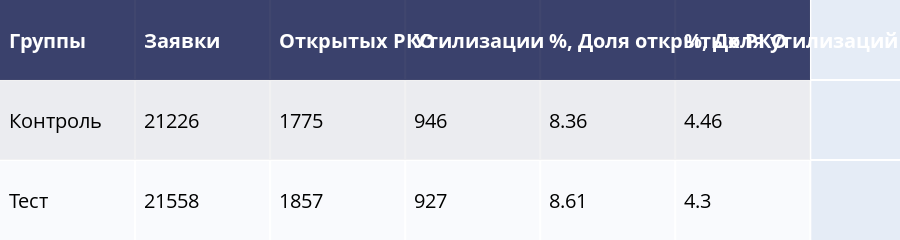
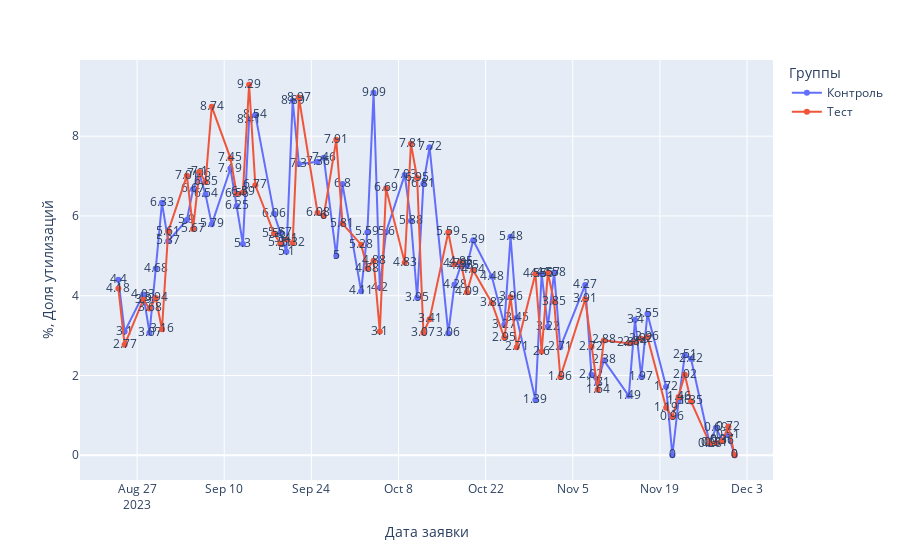
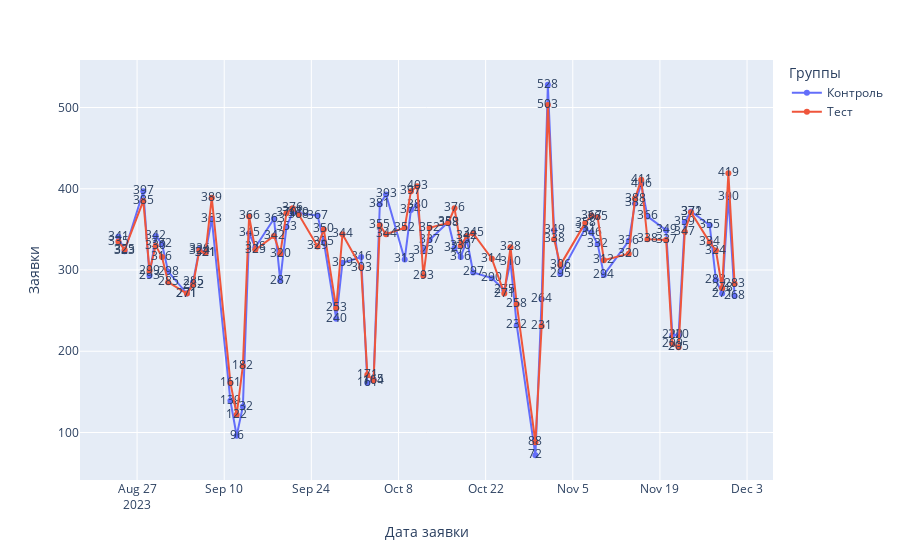

Source (notebook cell) for these figures, in order:
### Markdown cell above
## Собираем данные и отчет для отправки в time

### Code cell
df = tf.gp_to_df("""
SELECT *
FROM usr_wrk.ryunisov_novoregi_test_report
""", gp_service='sme')

df1=df.groupby(['crm_income_dt', 'groups'], as_index=False)['party_rk', 'open_rko_dt', 'utilization_dt'].agg('count')

df1['cr_to_rko'] = df1['open_rko_dt'] / df1['party_rk'] * 100

df1['cr_to_util'] = df1['utilization_dt'] / df1['party_rk'] * 100


df2=df.groupby('groups', as_index=False)['party_rk', 'open_rko_dt', 'utilization_dt'].agg('count')

df2['cr_to_rko'] = df2['open_rko_dt'] / df2['party_rk'] * 100

df2['cr_to_util'] = df2['utilization_dt'] / df2['party_rk'] * 100


for_chart = df1.replace({'test_partners_0_day_push':'Тест', 
                         'test_partners_0_day_control':'Контроль'})

for_chart.rename(columns={
                          'party_rk':'Заявки', 
                          'open_rko_dt':'Открытых РКО', 
                          'utilization_dt':'Утилизации', 
                          'cr_to_rko':'%, Доля открытых РКО',
                          'cr_to_util':'%, Доля утилизаций',
                          'crm_income_dt':'Дата заявки',
                          'groups':'Группы'
                          },
                          inplace=True)

for_table = df2.replace({'test_partners_0_day_push':'Тест', 
                         'test_partners_0_day_control':'Контроль'})

for_table.rename(columns={
                          'party_rk':'Заявки', 
                          'open_rko_dt':'Открытых РКО', 
                          'utilization_dt':'Утилизации', 
                          'cr_to_rko':'%, Доля открытых РКО',
                          'cr_to_util':'%, Доля утилизаций',
                          'groups':'Группы'
                          },
                          inplace=True)

for_table = for_table.round(2)

for_chart = for_chart.round(2)

fig_table = ff.create_table(for_table)

for i in range(len(fig_table.layout.annotations)):
    fig_table.layout.annotations[i].font.size = 20

fig_table.show()

# fig_table.write_image("final_table.png", width=2000, height=700)

fig_line = px.line(for_chart, x='Дата заявки', y='%, Доля утилизаций', color='Группы', text='%, Доля утилизаций')

fig_line.show()

# fig_line.write_image("curve_of_cr.png", width=2000, height=1000)

fig_line_2 = px.line(for_chart, x='Дата заявки', y='Заявки', color='Группы', text='Заявки')

fig_line_2.show()

# fig_line_2.write_image("curve_of_cr_2.png", width=2000, height=1000)

attach = ['final_table.png', 'curve_of_cr.png', 'curve_of_cr_2.png']

now = datetime.datetime.now().strftime("%Y-%m-%d %H:%M:%S")

text = f'Отчет по новому тесту коммуникаций на 0,1 и 7 дни по новорегам @e.podolyako :alarmalarm: \n\nДанные актуальны на: **{now}**'

recipients = ['communication_test_reporting']

# recipients2 = ['iva.antonov']

# tf.send_to_time(recipients2, text, attach)

### Figure 1 — Plotly figure (JSON) as saved in the notebook; plotly's stock layout.template omitted (floating-point values rounded to 4 significant figures)
{"data": [{"colorscale": [[0, "#00083e"], [0.5, "#ededee"], [1, "#ffffff"]], "hoverinfo": "none", "opacity": 0.75, "showscale": false, "type": "heatmap", "z": [[0, 0, 0, 0, 0, 0], [0.5, 0.5, 0.5, 0.5, 0.5, 0.5], [1, 1, 1, 1, 1, 1]]}], "layout": {"annotations": [{"align": "left", "font": {"color": "#ffffff", "size": 20}, "showarrow": false, "text": "<b>Группы</b>", "x": -0.45, "xanchor": "left", "xref": "x", "y": 0, "yref": "y"}, {"align": "left", "font": {"color": "#ffffff", "size": 20}, "showarrow": false, "text": "<b>Заявки</b>", "x": 0.55, "xanchor": "left", "xref": "x", "y": 0, "yref": "y"}, {"align": "left", "font": {"color": "#ffffff", "size": 20}, "showarrow": false, "text": "<b>Открытых РКО</b>", "x": 1.55, "xanchor": "left", "xref": "x", "y": 0, "yref": "y"}, {"align": "left", "font": {"color": "#ffffff", "size": 20}, "showarrow": false, "text": "<b>Утилизации</b>", "x": 2.55, "xanchor": "left", "xref": "x", "y": 0, "yref": "y"}, {"align": "left", "font": {"color": "#ffffff", "size": 20}, "showarrow": false, "text": "<b>%, Доля открытых РКО</b>", "x": 3.55, "xanchor": "left", "xref": "x", "y": 0, "yref": "y"}, {"align": "left", "font": {"color": "#ffffff", "size": 20}, "showarrow": false, "text": "<b>%, Доля утилизаций</b>", "x": 4.55, "xanchor": "left", "xref": "x", "y": 0, "yref": "y"}, {"align": "left", "font": {"color": "#000000", "size": 20}, "showarrow": false, "text": "Контроль", "x": -0.45, "xanchor": "left", "xref": "x", "y": 1, "yref": "y"}, {"align": "left", "font": {"color": "#000000", "size": 20}, "showarrow": false, "text": "21226", "x": 0.55, "xanchor": "left", "xref": "x", "y": 1, "yref": "y"}, {"align": "left", "font": {"color": "#000000", "size": 20}, "showarrow": false, "text": "1775", "x": 1.55, "xanchor": "left", "xref": "x", "y": 1, "yref": "y"}, {"align": "left", "font": {"color": "#000000", "size": 20}, "showarrow": false, "text": "946", "x": 2.55, "xanchor": "left", "xref": "x", "y": 1, "yref": "y"}, {"align": "left", "font": {"color": "#000000", "size": 20}, "showarrow": false, "text": "8.36", "x": 3.55, "xanchor": "left", "xref": "x", "y": 1, "yref": "y"}, {"align": "left", "font": {"color": "#000000", "size": 20}, "showarrow": false, "text": "4.46", "x": 4.55, "xanchor": "left", "xref": "x", "y": 1, "yref": "y"}, {"align": "left", "font": {"color": "#000000", "size": 20}, "showarrow": false, "text": "Тест", "x": -0.45, "xanchor": "left", "xref": "x", "y": 2, "yref": "y"}, {"align": "left", "font": {"color": "#000000", "size": 20}, "showarrow": false, "text": "21558", "x": 0.55, "xanchor": "left", "xref": "x", "y": 2, "yref": "y"}, {"align": "left", "font": {"color": "#000000", "size": 20}, "showarrow": false, "text": "1857", "x": 1.55, "xanchor": "left", "xref": "x", "y": 2, "yref": "y"}, {"align": "left", "font": {"color": "#000000", "size": 20}, "showarrow": false, "text": "927", "x": 2.55, "xanchor": "left", "xref": "x", "y": 2, "yref": "y"}, {"align": "left", "font": {"color": "#000000", "size": 20}, "showarrow": false, "text": "8.61", "x": 3.55, "xanchor": "left", "xref": "x", "y": 2, "yref": "y"}, {"align": "left", "font": {"color": "#000000", "size": 20}, "showarrow": false, "text": "4.3", "x": 4.55, "xanchor": "left", "xref": "x", "y": 2, "yref": "y"}], "height": 140, "margin": {"b": 0, "l": 0, "r": 0, "t": 0}, "xaxis": {"dtick": 1, "gridwidth": 2, "showticklabels": false, "tick0": -0.5, "ticks": "", "zeroline": false}, "yaxis": {"autorange": "reversed", "dtick": 1, "gridwidth": 2, "showticklabels": false, "tick0": 0.5, "ticks": "", "zeroline": false}}}

### Figure 2 — Plotly figure (JSON) as saved in the notebook; plotly's stock layout.template omitted (floating-point values rounded to 4 significant figures)
{"data": [{"hovertemplate": "Группы=Контроль<br>Дата заявки=%{x}<br>%, Доля утилизаций=%{text}<extra></extra>", "legendgroup": "Контроль", "line": {"color": "#636efa", "dash": "solid"}, "marker": {"symbol": "circle"}, "mode": "text+markers+lines", "name": "Контроль", "orientation": "v", "showlegend": true, "text": [4.4, 3.1, 4.03, 3.07, 4.68, 6.33, 5.37, 5.9, 6.67, 7.06, 6.54, 5.79, 7.19, 6.25, 5.3, 8.41, 8.54, 6.06, 5.57, 5.1, 8.89, 7.3, 7.36, 7.46, 5, 6.8, 4.11, 5.59, 9.09, 4.2, 5.6, 7.03, 5.88, 3.95, 6.81, 7.72, 3.06, 4.28, 4.75, 4.75, 5.39, 4.48, 3.27, 5.48, 3.45, 1.39, 4.55, 3.22, 4.58, 2.71, 4.27, 2.02, 1.81, 2.38, 1.49, 3.4, 1.97, 3.55, 1.72, 0, 1.36, 2.51, 2.42, 0.28, 0.69, 0.37, 0.51, 0], "type": "scatter", "x": ["2023-08-24", "2023-08-25", "2023-08-28", "2023-08-29", "2023-08-30", "2023-08-31", "2023-09-01", "2023-09-04", "2023-09-05", "2023-09-06", "2023-09-07", "2023-09-08", "2023-09-11", "2023-09-12", "2023-09-13", "2023-09-14", "2023-09-15", "2023-09-18", "2023-09-19", "2023-09-20", "2023-09-21", "2023-09-22", "2023-09-25", "2023-09-26", "2023-09-28", "2023-09-29", "2023-10-02", "2023-10-03", "2023-10-04", "2023-10-05", "2023-10-06", "2023-10-09", "2023-10-10", "2023-10-11", "2023-10-12", "2023-10-13", "2023-10-16", "2023-10-17", "2023-10-18", "2023-10-19", "2023-10-20", "2023-10-23", "2023-10-25", "2023-10-26", "2023-10-27", "2023-10-30", "2023-10-31", "2023-11-01", "2023-11-02", "2023-11-03", "2023-11-07", "2023-11-08", "2023-11-09", "2023-11-10", "2023-11-14", "2023-11-15", "2023-11-16", "2023-11-17", "2023-11-20", "2023-11-21", "2023-11-22", "2023-11-23", "2023-11-24", "2023-11-27", "2023-11-28", "2023-11-29", "2023-11-30", "2023-12-01"], "xaxis": "x", "y": [4.4, 3.1, 4.03, 3.07, 4.68, 6.33, 5.37, 5.9, 6.67, 7.06, 6.54, 5.79, 7.19, 6.25, 5.3, 8.41, 8.54, 6.06, 5.57, 5.1, 8.89, 7.3, 7.36, 7.46, 5, 6.8, 4.11, 5.59, 9.09, 4.2, 5.6, 7.03, 5.88, 3.95, 6.81, 7.72, 3.06, 4.28, 4.75, 4.75, 5.39, 4.48, 3.27, 5.48, 3.45, 1.39, 4.55, 3.22, 4.58, 2.71, 4.27, 2.02, 1.81, 2.38, 1.49, 3.4, 1.97, 3.55, 1.72, 0, 1.36, 2.51, 2.42, 0.28, 0.69, 0.37, 0.51, 0], "yaxis": "y"}, {"hovertemplate": "Группы=Тест<br>Дата заявки=%{x}<br>%, Доля утилизаций=%{text}<extra></extra>", "legendgroup": "Тест", "line": {"color": "#EF553B", "dash": "solid"}, "marker": {"symbol": "circle"}, "mode": "text+markers+lines", "name": "Тест", "orientation": "v", "showlegend": true, "text": [4.18, 2.77, 3.9, 3.68, 3.94, 3.16, 5.61, 7.01, 5.67, 7.1, 6.85, 8.74, 7.45, 6.56, 6.59, 9.29, 6.77, 5.56, 5.31, 5.41, 5.32, 8.97, 6.08, 6, 7.91, 5.81, 5.28, 4.68, 4.88, 3.1, 6.69, 4.83, 7.81, 6.95, 3.07, 3.41, 5.59, 4.79, 4.85, 4.09, 4.64, 3.82, 2.95, 3.96, 2.71, 4.55, 2.6, 4.57, 3.85, 1.96, 3.91, 2.72, 1.64, 2.88, 2.81, 2.84, 2.92, 2.96, 1.19, 0.96, 1.46, 2.02, 1.35, 0.3, 0.31, 0.36, 0.72, 0], "type": "scatter", "x": ["2023-08-24", "2023-08-25", "2023-08-28", "2023-08-29", "2023-08-30", "2023-08-31", "2023-09-01", "2023-09-04", "2023-09-05", "2023-09-06", "2023-09-07", "2023-09-08", "2023-09-11", "2023-09-12", "2023-09-13", "2023-09-14", "2023-09-15", "2023-09-18", "2023-09-19", "2023-09-20", "2023-09-21", "2023-09-22", "2023-09-25", "2023-09-26", "2023-09-28", "2023-09-29", "2023-10-02", "2023-10-03", "2023-10-04", "2023-10-05", "2023-10-06", "2023-10-09", "2023-10-10", "2023-10-11", "2023-10-12", "2023-10-13", "2023-10-16", "2023-10-17", "2023-10-18", "2023-10-19", "2023-10-20", "2023-10-23", "2023-10-25", "2023-10-26", "2023-10-27", "2023-10-30", "2023-10-31", "2023-11-01", "2023-11-02", "2023-11-03", "2023-11-07", "2023-11-08", "2023-11-09", "2023-11-10", "2023-11-14", "2023-11-15", "2023-11-16", "2023-11-17", "2023-11-20", "2023-11-21", "2023-11-22", "2023-11-23", "2023-11-24", "2023-11-27", "2023-11-28", "2023-11-29", "2023-11-30", "2023-12-01"], "xaxis": "x", "y": [4.18, 2.77, 3.9, 3.68, 3.94, 3.16, 5.61, 7.01, 5.67, 7.1, 6.85, 8.74, 7.45, 6.56, 6.59, 9.29, 6.77, 5.56, 5.31, 5.41, 5.32, 8.97, 6.08, 6, 7.91, 5.81, 5.28, 4.68, 4.88, 3.1, 6.69, 4.83, 7.81, 6.95, 3.07, 3.41, 5.59, 4.79, 4.85, 4.09, 4.64, 3.82, 2.95, 3.96, 2.71, 4.55, 2.6, 4.57, 3.85, 1.96, 3.91, 2.72, 1.64, 2.88, 2.81, 2.84, 2.92, 2.96, 1.19, 0.96, 1.46, 2.02, 1.35, 0.3, 0.31, 0.36, 0.72, 0], "yaxis": "y"}], "layout": {"legend": {"title": {"text": "Группы"}, "tracegroupgap": 0}, "margin": {"t": 60}, "xaxis": {"anchor": "y", "domain": [0, 1], "title": {"text": "Дата заявки"}}, "yaxis": {"anchor": "x", "domain": [0, 1], "title": {"text": "%, Доля утилизаций"}}}}

### Figure 3 — Plotly figure (JSON) as saved in the notebook; plotly's stock layout.template omitted (floating-point values rounded to 4 significant figures)
{"data": [{"hovertemplate": "Группы=Контроль<br>Дата заявки=%{x}<br>Заявки=%{text}<extra></extra>", "legendgroup": "Контроль", "line": {"color": "#636efa", "dash": "solid"}, "marker": {"symbol": "circle"}, "mode": "text+markers+lines", "name": "Контроль", "orientation": "v", "showlegend": true, "text": [341, 323, 397, 293, 342, 332, 298, 271, 285, 326, 321, 363, 139, 96, 132, 345, 328, 363, 287, 353, 371, 370, 367, 335, 240, 309, 316, 161, 165, 381, 393, 313, 374, 380, 323, 337, 359, 327, 316, 337, 297, 290, 275, 310, 232, 72, 264, 528, 349, 295, 351, 346, 332, 294, 336, 382, 406, 366, 349, 220, 220, 359, 372, 355, 288, 271, 390, 268], "type": "scatter", "x": ["2023-08-24", "2023-08-25", "2023-08-28", "2023-08-29", "2023-08-30", "2023-08-31", "2023-09-01", "2023-09-04", "2023-09-05", "2023-09-06", "2023-09-07", "2023-09-08", "2023-09-11", "2023-09-12", "2023-09-13", "2023-09-14", "2023-09-15", "2023-09-18", "2023-09-19", "2023-09-20", "2023-09-21", "2023-09-22", "2023-09-25", "2023-09-26", "2023-09-28", "2023-09-29", "2023-10-02", "2023-10-03", "2023-10-04", "2023-10-05", "2023-10-06", "2023-10-09", "2023-10-10", "2023-10-11", "2023-10-12", "2023-10-13", "2023-10-16", "2023-10-17", "2023-10-18", "2023-10-19", "2023-10-20", "2023-10-23", "2023-10-25", "2023-10-26", "2023-10-27", "2023-10-30", "2023-10-31", "2023-11-01", "2023-11-02", "2023-11-03", "2023-11-07", "2023-11-08", "2023-11-09", "2023-11-10", "2023-11-14", "2023-11-15", "2023-11-16", "2023-11-17", "2023-11-20", "2023-11-21", "2023-11-22", "2023-11-23", "2023-11-24", "2023-11-27", "2023-11-28", "2023-11-29", "2023-11-30", "2023-12-01"], "xaxis": "x", "y": [341, 323, 397, 293, 342, 332, 298, 271, 285, 326, 321, 363, 139, 96, 132, 345, 328, 363, 287, 353, 371, 370, 367, 335, 240, 309, 316, 161, 165, 381, 393, 313, 374, 380, 323, 337, 359, 327, 316, 337, 297, 290, 275, 310, 232, 72, 264, 528, 349, 295, 351, 346, 332, 294, 336, 382, 406, 366, 349, 220, 220, 359, 372, 355, 288, 271, 390, 268], "yaxis": "y"}, {"hovertemplate": "Группы=Тест<br>Дата заявки=%{x}<br>Заявки=%{text}<extra></extra>", "legendgroup": "Тест", "line": {"color": "#EF553B", "dash": "solid"}, "marker": {"symbol": "circle"}, "mode": "text+markers+lines", "name": "Тест", "orientation": "v", "showlegend": true, "text": [335, 325, 385, 299, 330, 316, 285, 271, 282, 324, 321, 389, 161, 122, 182, 366, 325, 342, 320, 370, 376, 368, 329, 350, 253, 344, 303, 171, 164, 355, 344, 352, 397, 403, 293, 352, 358, 376, 330, 342, 345, 314, 271, 328, 258, 88, 231, 503, 338, 306, 358, 367, 365, 312, 320, 388, 411, 338, 337, 209, 205, 347, 371, 334, 324, 278, 419, 283], "type": "scatter", "x": ["2023-08-24", "2023-08-25", "2023-08-28", "2023-08-29", "2023-08-30", "2023-08-31", "2023-09-01", "2023-09-04", "2023-09-05", "2023-09-06", "2023-09-07", "2023-09-08", "2023-09-11", "2023-09-12", "2023-09-13", "2023-09-14", "2023-09-15", "2023-09-18", "2023-09-19", "2023-09-20", "2023-09-21", "2023-09-22", "2023-09-25", "2023-09-26", "2023-09-28", "2023-09-29", "2023-10-02", "2023-10-03", "2023-10-04", "2023-10-05", "2023-10-06", "2023-10-09", "2023-10-10", "2023-10-11", "2023-10-12", "2023-10-13", "2023-10-16", "2023-10-17", "2023-10-18", "2023-10-19", "2023-10-20", "2023-10-23", "2023-10-25", "2023-10-26", "2023-10-27", "2023-10-30", "2023-10-31", "2023-11-01", "2023-11-02", "2023-11-03", "2023-11-07", "2023-11-08", "2023-11-09", "2023-11-10", "2023-11-14", "2023-11-15", "2023-11-16", "2023-11-17", "2023-11-20", "2023-11-21", "2023-11-22", "2023-11-23", "2023-11-24", "2023-11-27", "2023-11-28", "2023-11-29", "2023-11-30", "2023-12-01"], "xaxis": "x", "y": [335, 325, 385, 299, 330, 316, 285, 271, 282, 324, 321, 389, 161, 122, 182, 366, 325, 342, 320, 370, 376, 368, 329, 350, 253, 344, 303, 171, 164, 355, 344, 352, 397, 403, 293, 352, 358, 376, 330, 342, 345, 314, 271, 328, 258, 88, 231, 503, 338, 306, 358, 367, 365, 312, 320, 388, 411, 338, 337, 209, 205, 347, 371, 334, 324, 278, 419, 283], "yaxis": "y"}], "layout": {"legend": {"title": {"text": "Группы"}, "tracegroupgap": 0}, "margin": {"t": 60}, "xaxis": {"anchor": "y", "domain": [0, 1], "title": {"text": "Дата заявки"}}, "yaxis": {"anchor": "x", "domain": [0, 1], "title": {"text": "Заявки"}}}}
